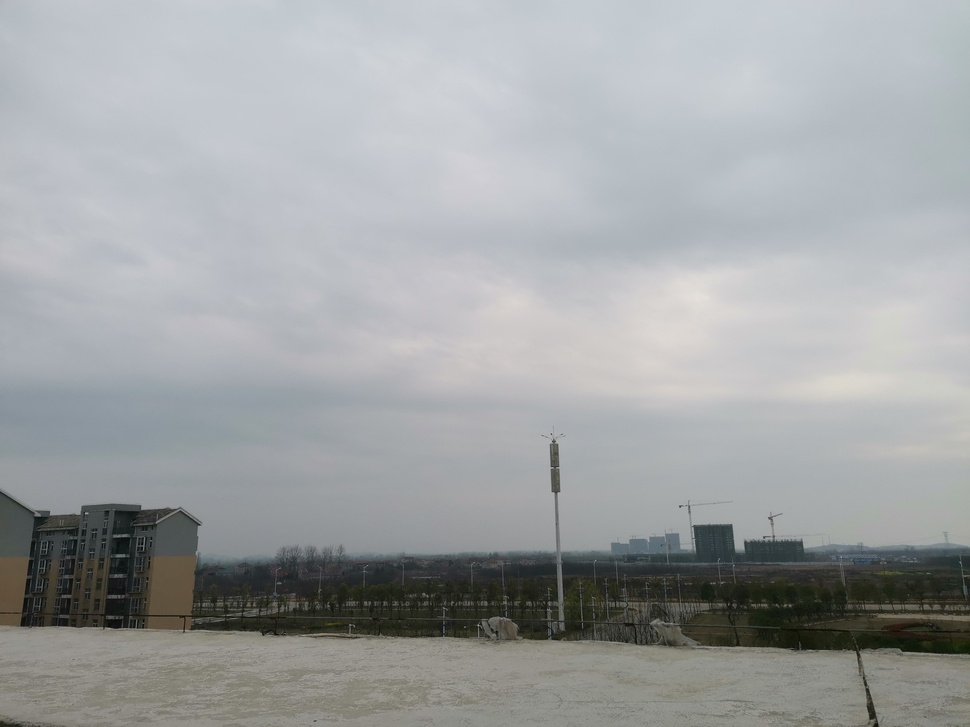
#> input picture 几何变换/单应性（homography）/Images/1_01.jpg, 970 x 727 px, shrunk from 4000 x 3000 before the run
$ python demo02-stitch-ORB.py
#> lines starting #> are read from the running program, lines starting #| are printed output that depends on the picture
#即把要拼接的图片经过透视变换，得到其在基准图像中的位置，然后用基准图像覆盖即可。
#记得M = findHomography函数的输出，即输入点右乘M得到输出点。
import numpy as np
import cv2
from matplotlib import pyplot as plt
import matplotlib.gridspec as gridspec

GOOG_POINT_LIMITED = 0.99
src = 'Images/1_01.jpg'
des = 'Images/1_02.jpg'
img1_01 = cv2.imread(src,1)#基准图像
#> img1_01 is the input picture: shape (727, 970, 3); mean B, G, R 164.3, 163, 160.2
img1_gray = cv2.cvtColor(img1_01,cv2.COLOR_BGR2GRAY)
img1_02 = cv2.imread(des,1)#拼接图像
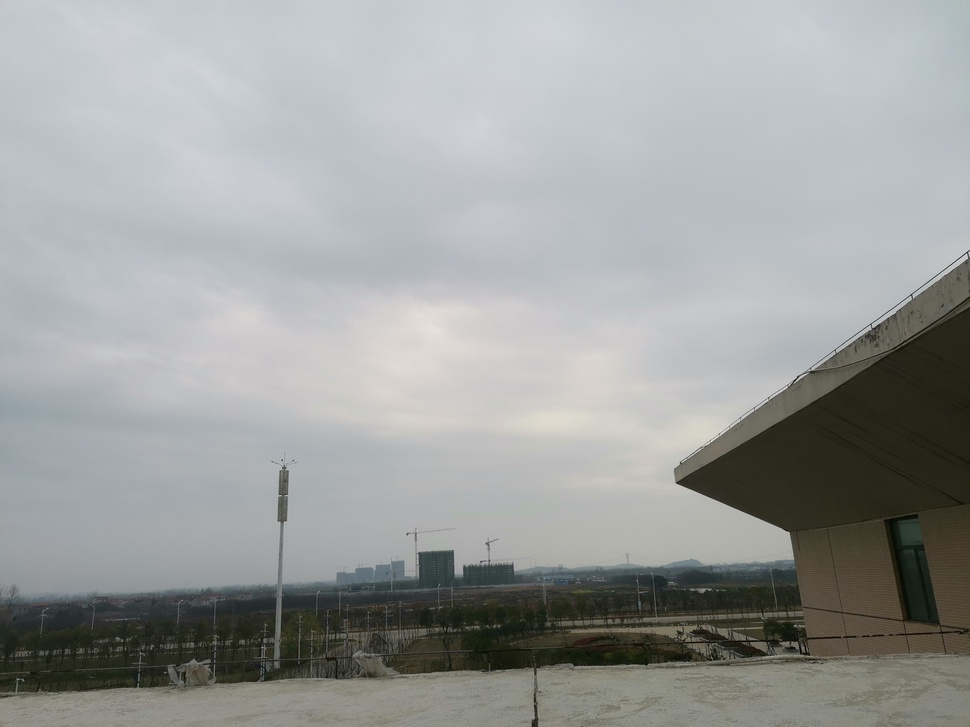
#> input picture 几何变换/单应性（homography）/Images/1_02.jpg, 970 x 727 px, shrunk from 4000 x 3000 before the run
#> img1_02 is the input picture: shape (727, 970, 3); mean B, G, R 158, 158.6, 156.3
img2_gray  =cv2.cvtColor(img1_02,cv2.COLOR_BGR2GRAY)

orb = cv2.ORB_create()
kp1,des1 = orb.detectAndCompute(img1_01,None)
#> kp1 = 498 keypoints; strongest (x, y, size): (554, 441, 31), (694, 527, 31), (771, 538, 31), (133, 627, 31)
kp2,des2 = orb.detectAndCompute(img1_02,None)
#> kp2 = 493 keypoints; strongest (x, y, size): (677, 483, 31), (874, 326, 31), (911, 294, 31), (870, 324, 31)

bf = cv2.BFMatcher.create()
matches = bf.knnMatch(des1,des2,k=2)
#> matches = 498 matches
#matches = sorted(matches,key=lambda x:x.distance)。

## 调试寻找最优的匹配点。
goodPoints =[]
for m,n in matches:
    print(m.queryIdx,m.trainIdx)
    if m.distance<0.65*n.distance:
        goodPoints.append(m)
#> this loop made 498 passes
#| 0 406
#| 1 250
#| 2 243
#| 3 45
#| 4 20
#| 5 7
#| 6 144
#| 7 308
#> (further printed lines are left out)
#> after the loop, goodPoints = 17 matches
print("最优的匹配点的个数：",len(goodPoints))
#| 最优的匹配点的个数： 17
draw_Params = dict(matchColor = (0,255,0),singlePointColor =  None,flags = 2)
img3 = cv2.drawMatches(img1_01,kp1,img1_02,kp2,goodPoints,None,**draw_Params)
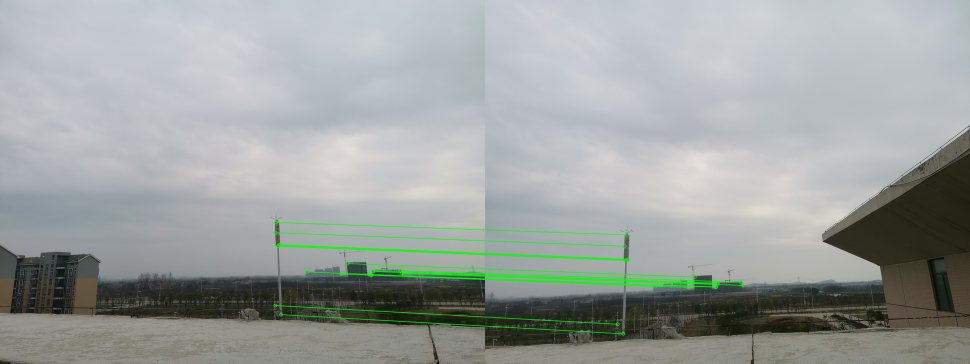
#> img3: shape (727, 1940, 3) (shown at 1/2 size); mean B, G, R 159.9, 162, 157


MIN_MATCH_COUNT = 10
if len(goodPoints)>MIN_MATCH_COUNT:
    src_pts = np.float32([kp1[m.queryIdx].pt for m in goodPoints]).reshape(-1,1,2)
#> src_pts = 17 rows, first 8: [551, 465], [745, 541], [556, 492], [742.8, 549.6], [800.4, 541.2], [561.6, 628.8], [550.1, 610.6], [558.7, 489.6]
    dst_pts = np.float32([kp2[m.trainIdx].pt for m in goodPoints]).reshape(-1,1,2)
#> dst_pts = 17 rows, first 8: [279, 492], [464, 566], [281.7, 520.1], [462, 573.6], [512, 564], [276, 667.2], [265, 648], [285.1, 518.4]

    M,mask = cv2.findHomography(dst_pts,src_pts,cv2.RANSAC,5.0)
#> M = [[0.527, -0.0692, 332.4], [-0.186, 0.675, 95.24], [-0.000391, -0.00017, 1]]; mask = 17 values, max 1 at index 0, min 0 at index 5, mean 0.882

    h,w = img1_gray.shape
#> h = 727; w = 970
    pts = np.float32([[0,0],[0,h-1],[w-1,h-1],[w-1,0]]).reshape(-1,1,2)
#> pts = [[0, 0], [0, 726], [969, 726], [969, 0]]
    dst  =cv2.perspectiveTransform(pts,M)
#> dst = [[332.4, 95.24], [321.9, 667.6], [1593.2, 813], [1357.3, -136.8]]
    img2_gray = cv2.polylines(img1_gray,[np.int32(dst)],True,255,3,cv2.LINE_AA)
    plt.figure()
    plt.imshow(img2_gray,'gray')
    #cv2.imshow("original_image_overlapping.jpg",img1_02)
else:
    print("Not enough matches are found - %d/%d" % (len(goodPoints), MIN_MATCH_COUNT))

dst = cv2.warpPerspective(img1_02,M,(img1_01.shape[1]+img1_02.shape[1],img1_01.shape[0]))
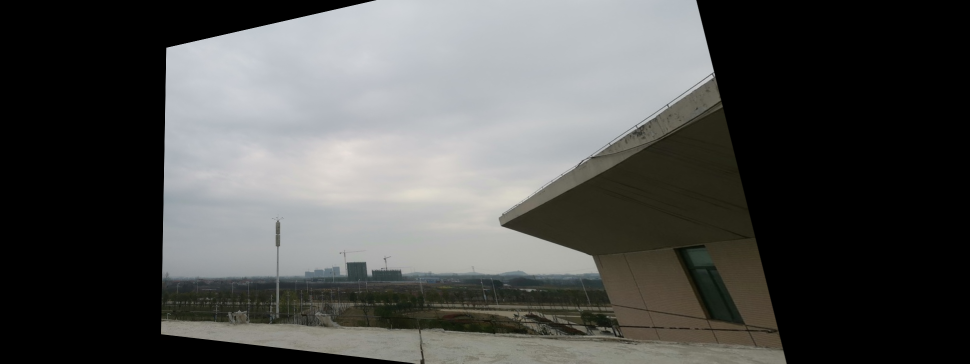
#> dst: shape (727, 1940, 3) (shown at 1/2 size); mean B, G, R 79.8, 81.5, 80.7
plt.figure()
plt.imshow(dst)
dst[0:img1_01.shape[0],0:img1_01.shape[1]] = img1_01
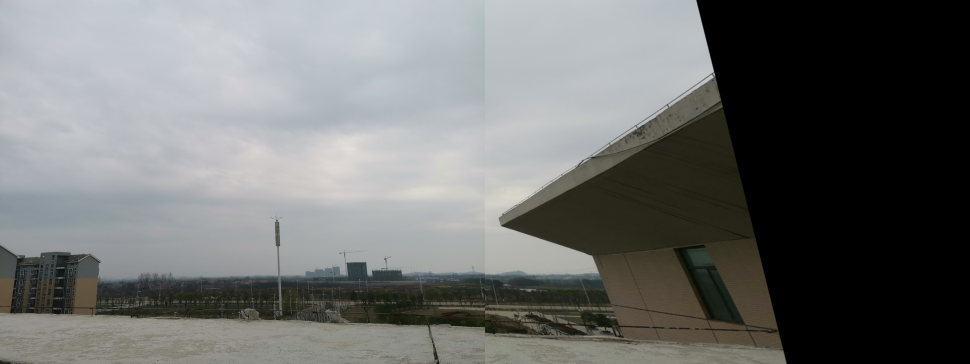
#> dst: shape (727, 1940, 3) (shown at 1/2 size); mean B, G, R 111.1, 112.1, 110.7
plt.figure()
plt.imshow(dst)

plt.figure()
plt.imshow(cv2.cvtColor(img3,cv2.COLOR_BGR2RGB))
plt.show()
